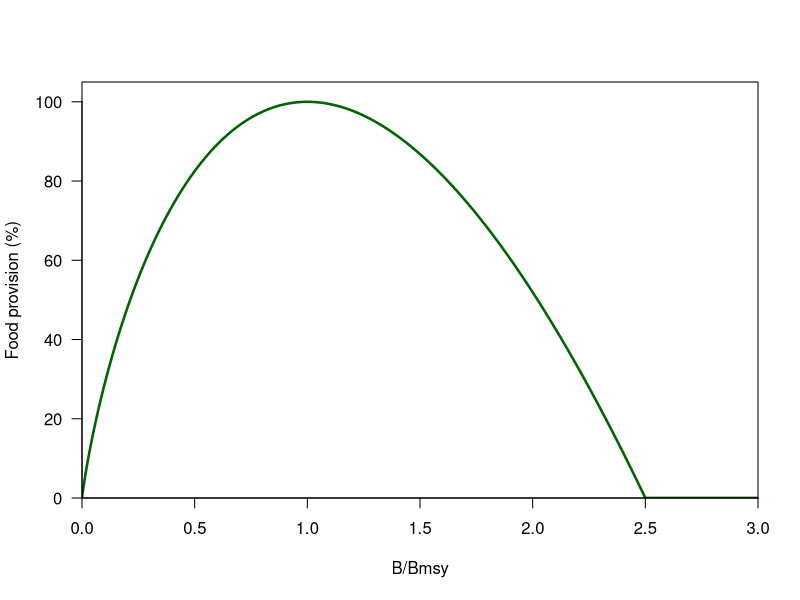

Write the R code that produced this figure.
##############################################
#Plotting the Pella-Tomlinson model with 
#z=1.188 so that MSY occurs at 40% of B0, then
#reformulated so that it can handle B/Bmsy values
#Used in Branch, T.A., Hively, D.J., and Hilborn, R. 2013. 
#Is the ocean food provision index biased? Nature 495: E5-E6.
#This R code prepared for FISH 458
#Trevor A Branch, tbranch@uw.edu
#starting 2 May 2013
##############################################

pella.tomlinson.branch <- function() {
   z <- 1.188
   BdivBmsy <- seq(0,3.0,length.out=1000)
   FPI <- vector(length=length(BdivBmsy))
   
   for(i in 1:length(BdivBmsy)) {
      temp <- (1/z)^(1/(z-1))
      FPI[i] <- (z^(z/(z-1)))/(z-1) * (temp*BdivBmsy[i] - ((temp*BdivBmsy[i])^z))
      FPI[i] <- max(0, FPI[i])
   }
   plot(x=BdivBmsy, y=100*FPI, xaxs="i", yaxs="i", ylim=c(0,105), col="darkgreen",lwd=2.5, las=1,
        xlab="B/Bmsy", ylab="Food provision (%)", type="l")
}
 pdf("Figs\\PT model checking Halpern.pdf",width=8, height=5)
 
pella.tomlinson.branch()
 dev.off()